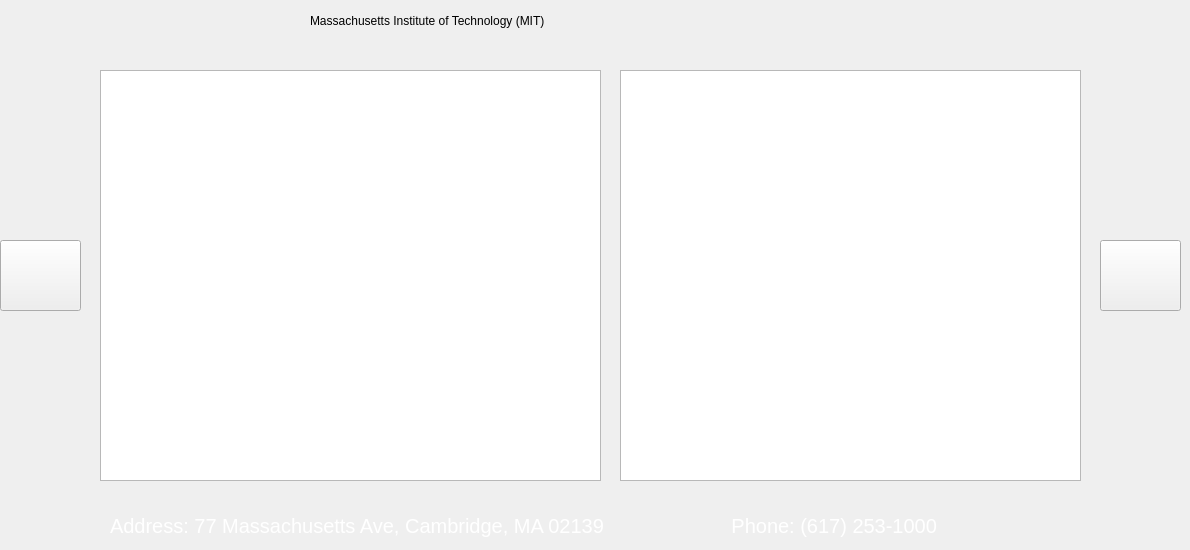
    <widget class="QWidget" name="page_4">
     <widget class="QPushButton" name="nextPage_5">
      <property name="geometry">
       <rect>
        <x>1100</x>
        <y>240</y>
        <width>81</width>
        <height>71</height>
       </rect>
      </property>
      <property name="styleSheet">
       <string notr="true">QPushButton {
	background-image: url('res/next-xx.png');
	background-size: 10px;    
    background-repeat: no-repeat;
    background-position: center center;
}</string>
      </property>
      <property name="text">
       <string/>
      </property>
     </widget>
     <widget class="QPushButton" name="backPage_3">
      <property name="geometry">
       <rect>
        <x>0</x>
        <y>240</y>
        <width>81</width>
        <height>71</height>
       </rect>
      </property>
      <property name="styleSheet">
       <string notr="true">QPushButton {
	background-image: url('res/back-xx.png');
	background-size: 10px;    
    background-repeat: no-repeat;
    background-position: center center;
}</string>
      </property>
      <property name="text">
       <string/>
      </property>
     </widget>
     <widget class="QGraphicsView" name="mit_map">
      <property name="geometry">
       <rect>
        <x>620</x>
        <y>70</y>
        <width>461</width>
        <height>411</height>
       </rect>
      </property>
      <property name="styleSheet">
       <string notr="true">QGraphicsView {
	background-image: url(&quot;res/mit_map.jpg&quot;);
    background-repeat: no-repeat;
    background-position: center center;
    width: 100%;
	height: 100%;
}
</string>
      </property>
     </widget>
     <widget class="QGraphicsView" name="mit_campus">
      <property name="geometry">
       <rect>
        <x>100</x>
        <y>70</y>
        <width>501</width>
        <height>411</height>
       </rect>
      </property>
      <property name="styleSheet">
       <string notr="true">QGraphicsView {
	background-image: url(&quot;res/mit.jpg&quot;);
    background-repeat: no-repeat;
    background-position: center center;
    width: 100%;
	height: 100%;
}
</string>
      </property>
     </widget>
     <widget class="QLabel" name="mit_title">
      <property name="geometry">
       <rect>
        <x>310</x>
        <y>-10</y>
        <width>621</width>
        <height>61</height>
       </rect>
      </property>
      <property name="text">
       <string>Massachusetts Institute of Technology (MIT)</string>
      </property>
     </widget>
     <widget class="QLabel" name="mit_address">
      <property name="geometry">
       <rect>
        <x>110</x>
        <y>510</y>
        <width>881</width>
        <height>31</height>
       </rect>
      </property>
      <property name="styleSheet">
       <string notr="true">QLabel {
	color: white;
	font-size: 20px;
}</string>
      </property>
      <property name="text">
       <string>Address: 77 Massachusetts Ave, Cambridge, MA 02139                       Phone: (617) 253-1000</string>
      </property>
     </widget>
    </widget>
